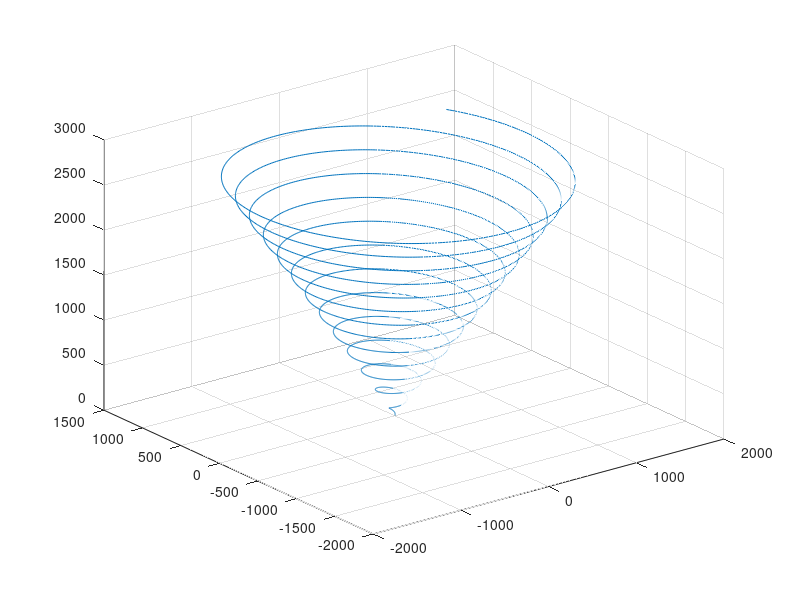

Here is the MATLAB script that generated this plot:
v=20;
alpha=pi/6;
omega=pi/6;
t=[0:0.01*pi:50*pi];
x=v*t*sin(alpha).*cos(omega*t);
y=v*t*sin(alpha).*sin(omega*t);
z=v*t*cos(alpha);
plot3(x, y, z);
grid on;
